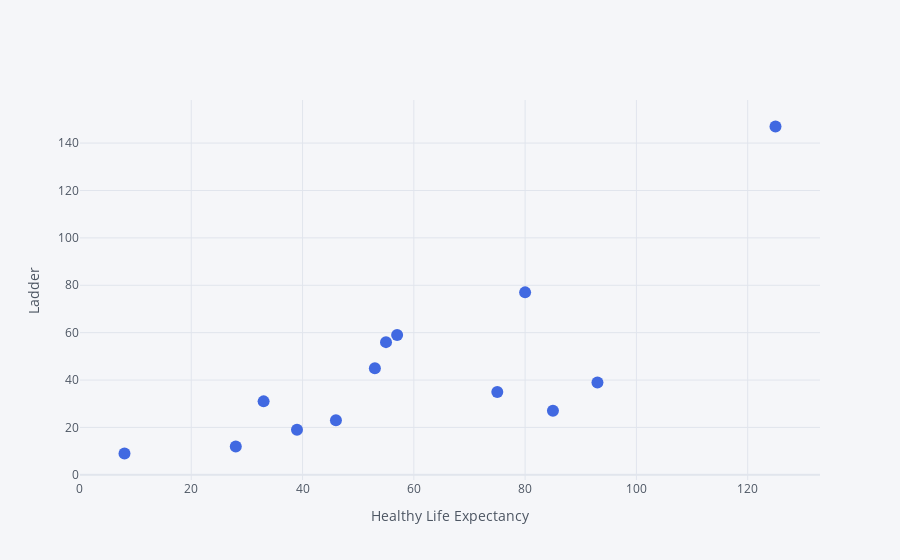

Notebook cell for this chart:
### Code cell
north_america.iplot(kind='scatter', mode='markers', x='healthy_life_expectancy', y='ladder', text='country', color='royalblue', xTitle='Healthy Life Expectancy', yTitle='Ladder')

### Figure 1 — Plotly figure (JSON) as saved in the notebook; plotly's stock layout.template omitted (floating-point values rounded to 4 significant figures)
{"data": [{"line": {"color": "rgba(65, 105, 225, 1.0)", "dash": "solid", "shape": "linear", "width": 1.3}, "marker": {"size": 12, "symbol": "circle"}, "mode": "markers", "name": "ladder", "text": ["Canada", "Costa Rica", "United States", "Mexico", "Guatemala", "Panama", "El Salvador", "Trinidad and Tobago", "Nicaragua", "Jamaica", "Honduras", "Dominican Republic", "Haiti"], "type": "scatter", "x": [8, 28, 39, 46, 85, 33, 75, 93, 53, 55, 57, 80, 125], "y": [9, 12, 19, 23, 27, 31, 35, 39, 45, 56, 59, 77, 147]}], "layout": {"legend": {"bgcolor": "#F5F6F9", "font": {"color": "#4D5663"}}, "paper_bgcolor": "#F5F6F9", "plot_bgcolor": "#F5F6F9", "title": {"font": {"color": "#4D5663"}}, "xaxis": {"gridcolor": "#E1E5ED", "showgrid": true, "tickfont": {"color": "#4D5663"}, "title": {"font": {"color": "#4D5663"}, "text": "Healthy Life Expectancy"}, "zerolinecolor": "#E1E5ED"}, "yaxis": {"gridcolor": "#E1E5ED", "showgrid": true, "tickfont": {"color": "#4D5663"}, "title": {"font": {"color": "#4D5663"}, "text": "Ladder"}, "zerolinecolor": "#E1E5ED"}}}
